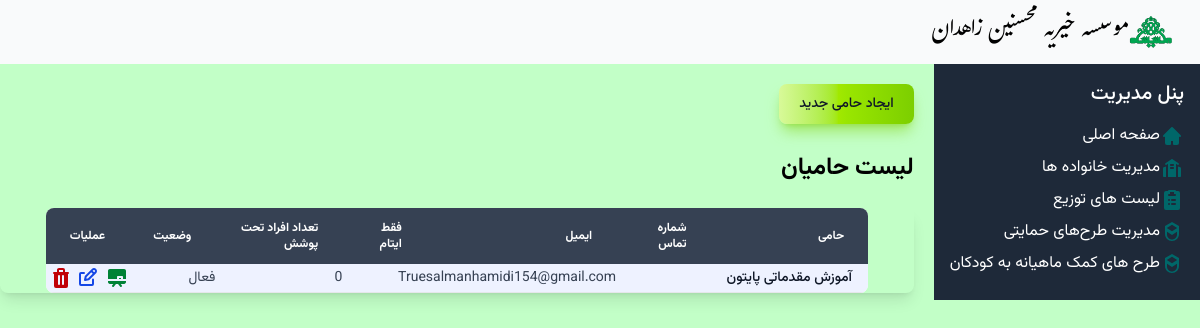
Screenshot of /supporters/ with the database file from the repository.
### Mohsenin/models.py (models this page shows, shortened)
class Supporter(models.Model):
    name = models.CharField('نام', max_length=50)
    contact_number = models.CharField('شماره تماس', max_length=15, blank=True, null=True)
    email = models.EmailField('ایمیل', blank=True, null=True)
    is_active = models.BooleanField('فعال', default=True, choices=ACTIVATION_CHOICE)
    supports_orphans_only = models.BooleanField('فقط حمایت از یتیمان', default=True, choices=YES_NO_CHOICE)
    def support_count(self):
        return self.supports.filter(is_active=True).count()

### Mohsenin/Views/supportviews.py (the view)
# urls.py: path('supporters/', supportviews.SupporterListView.as_view(), name='supporter-list'),
class SupporterListView(generic.ListView):
    model = Supporter
    context_object_name = 'Supporters'
    template_name = 'Support/supporter_list.html'  # Create this template

### Mohsenin/templates/Support/supporter_list.html (shortened to what this page needs)
{% extends "base.html" %}
{% block content %}
<div class="py-5 vazir-medium no-print ">
<a href="{% url 'supporter-create' %}"><button type="button" class="text-gray-900 bg-gradient-to-r cursor-pointer from-lime-200 via-lime-400 to-lime-500 hover:bg-gradient-to-br focus:ring-4 focus:outline-none focus:ring-lime-300 dark:focus:ring-lime-800 shadow-lg shadow-lime-500/50 dark:shadow-lg dark:shadow-lime-800/80 font-medium rounded-lg text-sm px-5 py-2.5 text-center me-2 mb-2"> ایجاد حامی جدید  </button> </a>
</div>
<h2 class="vazir-bold text-2xl">لیست حامیان</h2>
<br>
<div class="relative overflow-x-auto shadow-lg sm:rounded-lg border-none border-gray-700">
<table style="width: 90%;margin: auto;" class="w-full text-sm rtl:text-right text-gray-700 bg-white rounded-lg overflow-hidden">
    <thead class="text-xs text-gray-700 uppercase bg-gray-700 text-white">
    <tr class='vazir-semibold'>
        <th scope="col" class="px-6 py-3 text-end">حامی</th>
        <th scope="col" class="px-6 py-3 text-right">شماره تماس</th>
        <th scope="col" class="px-6 py-3 text-right">ایمیل</th>
        <th scope="col" class="px-6 py-3 text-right">فقط ایتام</th>
        <th scope="col" class="px-6 py-3 text-right">تعداد افراد تحت پوشش</th>
        <th scope="col" class="px-6 py-3 text-right">وضعیت</th>
        <th scope="col" class="px-6 py-3 text-center no-print">عملیات</th>
    </tr>
</thead>
<tbody>
    {% for supporter in Supporters %}
    <tr class="{% if forloop.counter|divisibleby:2 %}bg-white{% else %}bg-indigo-50{% endif %} border-b border-gray-200 hover:bg-gray-50 vazir-normal">
        <th scope="row" class="px-4 py-1 font-medium text-gray-900 whitespace-nowrap ">{{ supporter.name }}</th>
        <td >{{ supporter.contact }}</td>
        <td >{{ supporter.email}}</td>
        <td >{{ supporter.supports_orphans_only }}</td>
        <td >{{ supporter.support_count}}</td>
        <td >{{ supporter.get_is_active_display }}</td>
        <td  class="no-print">
            <div class="flex space-x-1">
            <a href="{% url 'supporter-detail' supporter.pk %}" class="text-green-700 text-sm">
              </a>
            <a href="{% url 'supporter-update' supporter.pk %}" class="text-blue-700 text-sm">
              </a>
            <a href="{% url 'support-deactive' supporter.pk %}" class="text-red-700 text-sm">
              </a>
            </div>
        </td>
    </tr>
    {% endfor %}
</tbody>
</table>
</div>
    {% endblock content%}

### static/css/style.css (style rules this page uses)
body { -webkit-print-color-adjust:exact !important; print-color-adjust:exact !important; background: #C2FFC7; }

### rows the page displays
Supporter: name "آموزش مقدماتی پایتون", email "salmanhamidi154@gmail.com", supports_orphans_only "True", support_count "0", is_active "فعال"
